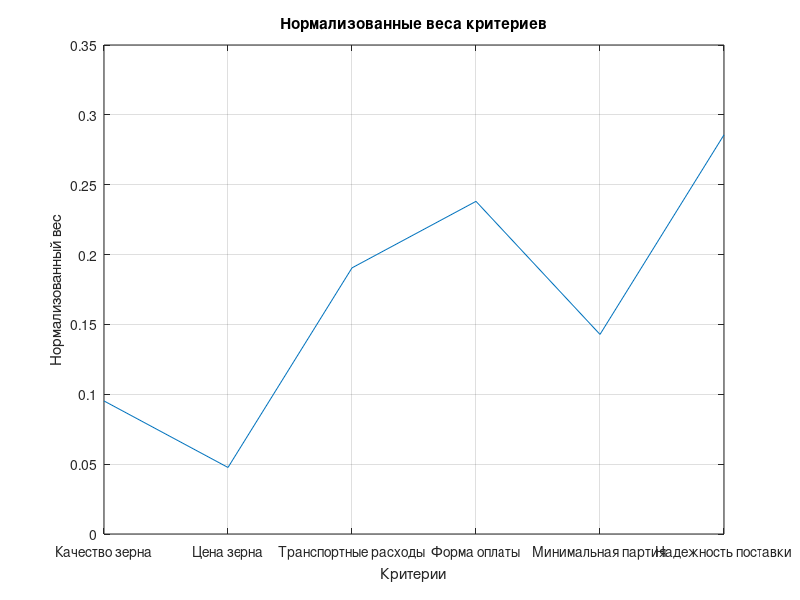

Recreate this plot in MATLAB.
% Задаем ранги критериев
criteria = {'Качество зерна', 'Цена зерна', 'Транспортные расходы', 'Форма оплаты', 'Минимальная партия', 'Надежность поставки'};
ranks = [2, 1, 4, 5, 3, 6];

% Создание матрицы парных сравнений
n_criteria = length(criteria);
pair_matrix = ones(n_criteria);

for i = 1:n_criteria
    for j = i+1:n_criteria
        pair_matrix(i,j) = ranks(i) / ranks(j);
        pair_matrix(j,i) = ranks(j) / ranks(i);
    end
end

pair_matrix;

row_products = prod(pair_matrix, 2);
row_n_products = nthroot(row_products, n_criteria);
total_sum = sum(row_n_products);
normalized_weights = row_n_products / total_sum;

disp('Нахождение цен альтернатив: ');
for i = 1:size(row_n_products, 1)
    fprintf('C%d: %.4f\n', i, row_n_products(i));
end

fprintf('\nСумма цен альтернатив: %.4f\n\n', total_sum);

disp('Нахождение весов альтернатив:');
for i = 1:size(normalized_weights, 1)
    fprintf('%s: %.4f\n', criteria{i}, normalized_weights(i));
end

figure;
plot(normalized_weights); 
set(gca, 'XTick', 1:n_criteria, 'XTickLabel', criteria);
xlabel('Критерии');
ylabel('Нормализованный вес');
title('Нормализованные веса критериев');
grid on;
